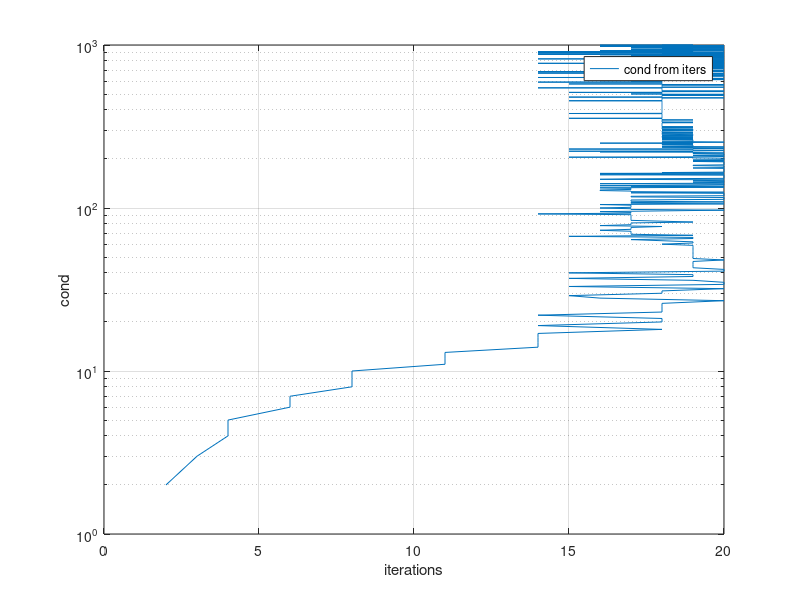

Write the MATLAB code that produced this figure.
% ------ 4-5,7  paragraph ------

% Зададим положительно определенную симметричную матрицу и СЛАУ для нее
round_num = 20;
size_matrix = 10;
range = [1, 10];
root_range = [1, 100];
roots_analytic = randi(root_range, 1, size_matrix)';
D = diag(linspace(range(1), range(2), size_matrix));
[Q, R]=qr(ones(size_matrix, size_matrix)); 
test_matrix1 = Q * D * Q';
right_matrix1 = test_matrix1 * roots_analytic;

% Зададим СЛАУ для рандомной матрицы
test_matrix2 = round(rand(size_matrix) * round_num);
right_matrix2 = test_matrix2 * roots_analytic;

% Решаем СЛАУ функцией pcg для положительно определенной и симметричной матрицы
accuracy = 1e-10;
x1 = pcg(test_matrix1, right_matrix1, accuracy);
x2 = pcg(test_matrix2, right_matrix2, accuracy);

% 7 пункт
accuracy = 1e-10;
cond_array = 2 : 1000;
count = 0;
for i = cond_array
    count = count + 1;
    roots_analytic = randi(root_range, 1, i)';
    test_matrix = hilb(i);
    right_matrix = test_matrix * roots_analytic;
    [roots, is_not_converged, final_residual, iters, residuals_array] = pcg(test_matrix, right_matrix, accuracy);
    iterations(count) = iters; 
end

figure
semilogy(iterations, cond_array)
grid on
xlabel('iterations')
ylabel('cond')
legend('cond from iters')

% 6 пункт
accuracy = 1e-8;
size_matrix = 1000;
root_range = [1, 1000];
range = [1, 1000];
roots_analytic = randi(root_range, 1, size_matrix)';
D = diag(linspace(range(1), range(2), size_matrix));
[Q,R]=qr(ones(size_matrix, size_matrix)); 
test_matrix = Q * D * Q';
right_matrix = test_matrix * roots_analytic;
pcg(test_matrix, right_matrix, accuracy);


